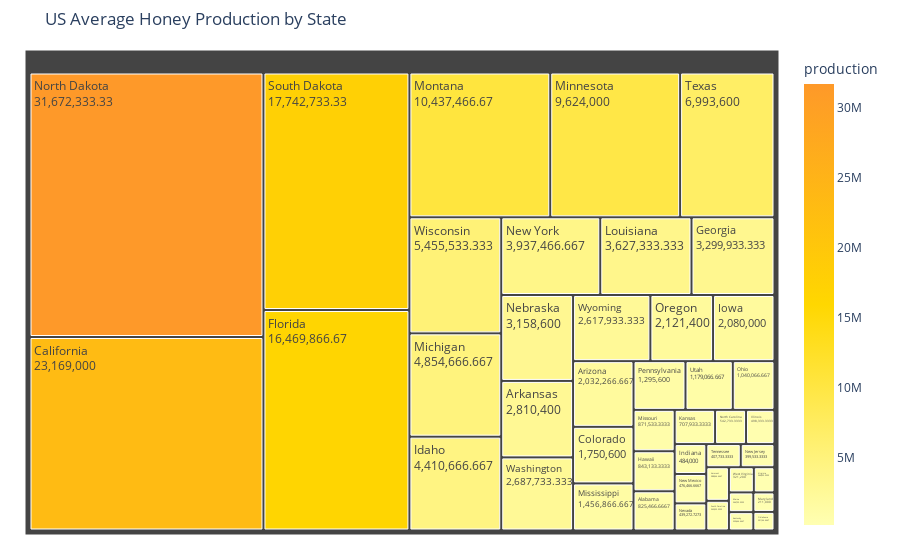

Notebook code cell kept with this figure:
### Markdown cell above
Treemap

### Code cell
# Calculate percentage for each state
df_map['percentage'] = df_map['production'] / df_map['production'].sum() * 100

# Custom color scale
custom_colorscale = [
    [0.0, '#ffffb2'],  # light yellow
    [0.5, '#ffd700'],  # gold
    [1.0, '#fe9929']   # orange
]

fig = px.treemap(
    df_map,
    path=['statename'],
    values='production',
    color='production',
    color_continuous_scale=custom_colorscale,
    title='US Average Honey Production by State'
)

# Customize tooltip to include percentage
fig.update_traces(
    textinfo="label+value",
    hovertemplate=(
        "<b>%{label}</b><br>"
        "Average honey production:<br>"
        "%{value:,.2f} pounds (%{customdata[0]:.2f}%)<extra></extra>"
    ),
    customdata=df_map[['percentage']]  # pass percentage to hovertemplate
)

fig.update_layout(margin=dict(t=50, l=25, r=25, b=25))
fig.write_image("MPL_plots/06-treemap.png")

fig.show()

### Figure 1 — Plotly figure (JSON) as saved in the notebook; plotly's stock layout.template omitted (floating-point values rounded to 4 significant figures)
{"data": [{"branchvalues": "total", "customdata": [[0.4727], [1.609], [1.164], [13.27], [1.002], [9.431], [1.89], [0.4828], [1.191], [2.526], [0.2854], [0.2772], [0.4054], [0.1315], [2.077], [0.1208], [0.1413], [2.78], [5.511], [0.4991], [0.8343], [5.977], [0.3108], [18.14], [1.809], [0.2288], [0.2728], [0.2515], [2.255], [0.5956], [0.1152], [1.215], [0.7419], [0.1966], [10.16], [0.2335], [4.005], [0.6752], [0.1526], [0.2222], [1.539], [3.124], [0.1839], [1.499]], "domain": {"x": [0, 1], "y": [0, 1]}, "hovertemplate": "<b>%{label}</b><br>Average honey production:<br>%{value:,.2f} pounds (%{customdata[0]:.2f}%)<extra></extra>", "ids": ["Alabama", "Arkansas", "Arizona", "California", "Colorado", "Florida", "Georgia", "Hawaii", "Iowa", "Idaho", "Illinois", "Indiana", "Kansas", "Kentucky", "Louisiana", "Maryland", "Maine", "Michigan", "Minnesota", "Missouri", "Mississippi", "Montana", "North Carolina", "North Dakota", "Nebraska", "New Jersey", "New Mexico", "Nevada", "New York", "Ohio", "Oklahoma", "Oregon", "Pennsylvania", "South Carolina", "South Dakota", "Tennessee", "Texas", "Utah", "Virginia", "Vermont", "Washington", "Wisconsin", "West Virginia", "Wyoming"], "labels": ["Alabama", "Arkansas", "Arizona", "California", "Colorado", "Florida", "Georgia", "Hawaii", "Iowa", "Idaho", "Illinois", "Indiana", "Kansas", "Kentucky", "Louisiana", "Maryland", "Maine", "Michigan", "Minnesota", "Missouri", "Mississippi", "Montana", "North Carolina", "North Dakota", "Nebraska", "New Jersey", "New Mexico", "Nevada", "New York", "Ohio", "Oklahoma", "Oregon", "Pennsylvania", "South Carolina", "South Dakota", "Tennessee", "Texas", "Utah", "Virginia", "Vermont", "Washington", "Wisconsin", "West Virginia", "Wyoming"], "marker": {"coloraxis": "coloraxis", "colors": [825500.0, 2810000.0, 2032000.0, 23170000.0, 1751000.0, 16470000.0, 3300000.0, 843100.0, 2080000.0, 4411000.0, 498300.0, 484000.0, 707900.0, 229700.0, 3627000.0, 211000.0, 246700.0, 4855000.0, 9624000.0, 871500.0, 1457000.0, 10440000.0, 542700.0, 31670000.0, 3159000.0, 399500.0, 476500.0, 439300.0, 3937000.0, 1040000.0, 201200.0, 2121000.0, 1296000.0, 343300.0, 17740000.0, 407700.0, 6994000.0, 1179000.0, 266500.0, 388100.0, 2688000.0, 5456000.0, 321200.0, 2618000.0]}, "name": "", "parents": ["", "", "", "", "", "", "", "", "", "", "", "", "", "", "", "", "", "", "", "", "", "", "", "", "", "", "", "", "", "", "", "", "", "", "", "", "", "", "", "", "", "", "", ""], "textinfo": "label+value", "type": "treemap", "values": [825500.0, 2810000.0, 2032000.0, 23170000.0, 1751000.0, 16470000.0, 3300000.0, 843100.0, 2080000.0, 4411000.0, 498300.0, 484000.0, 707900.0, 229700.0, 3627000.0, 211000.0, 246700.0, 4855000.0, 9624000.0, 871500.0, 1457000.0, 10440000.0, 542700.0, 31670000.0, 3159000.0, 399500.0, 476500.0, 439300.0, 3937000.0, 1040000.0, 201200.0, 2121000.0, 1296000.0, 343300.0, 17740000.0, 407700.0, 6994000.0, 1179000.0, 266500.0, 388100.0, 2688000.0, 5456000.0, 321200.0, 2618000.0]}], "layout": {"coloraxis": {"colorbar": {"title": {"text": "production"}}, "colorscale": [[0, "#ffffb2"], [0.5, "#ffd700"], [1, "#fe9929"]]}, "legend": {"tracegroupgap": 0}, "margin": {"b": 25, "l": 25, "r": 25, "t": 50}, "title": {"text": "US Average Honey Production by State"}}}
